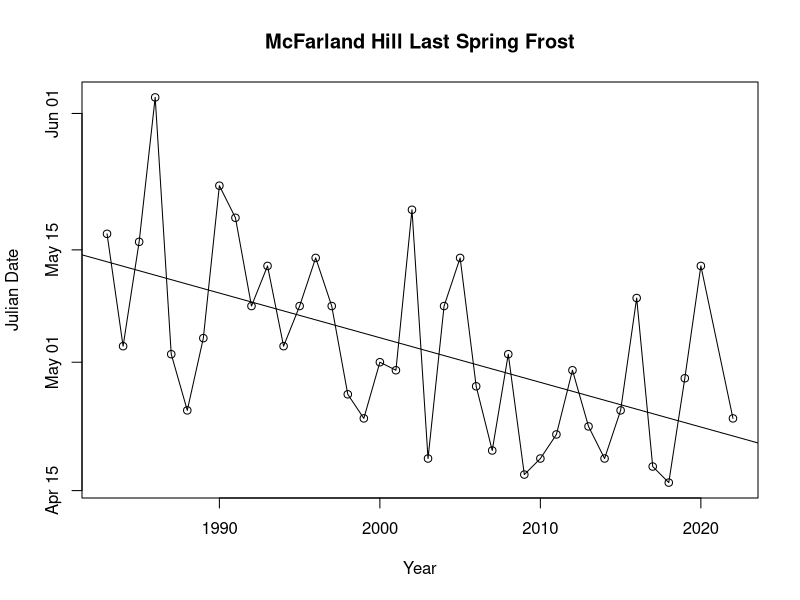
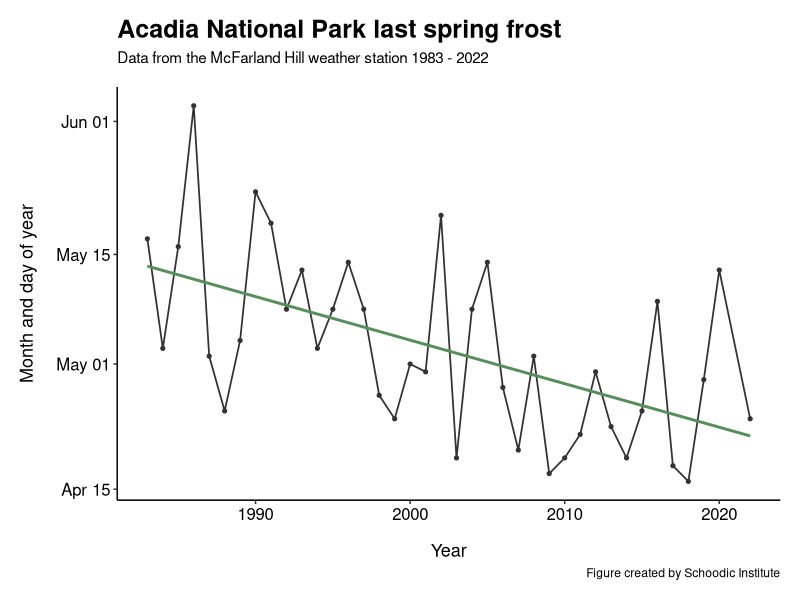
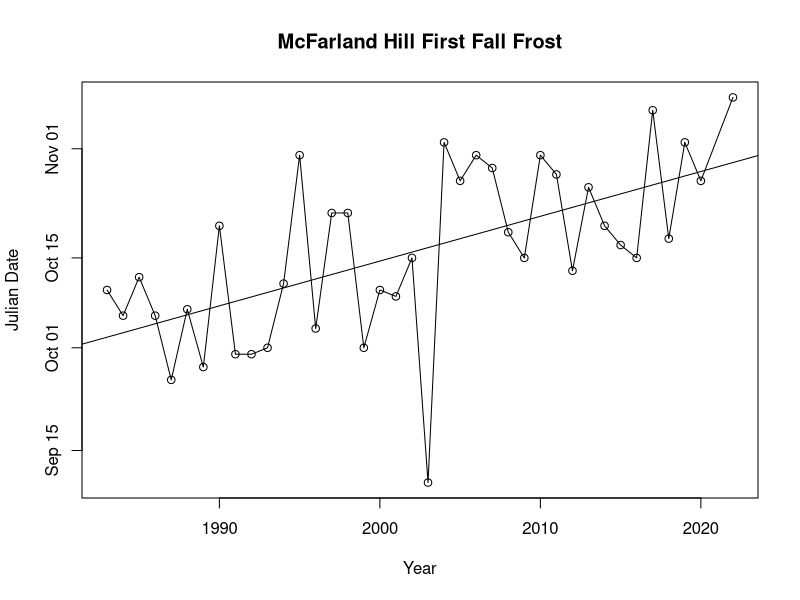
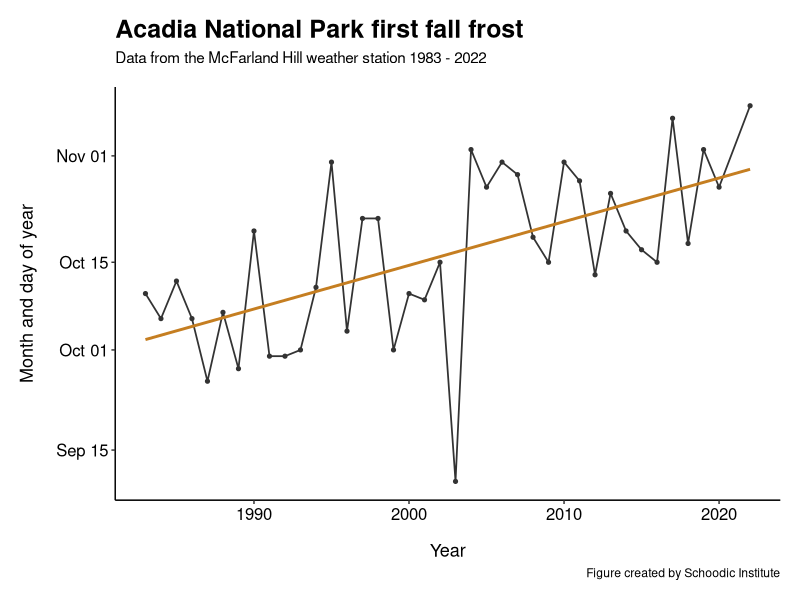
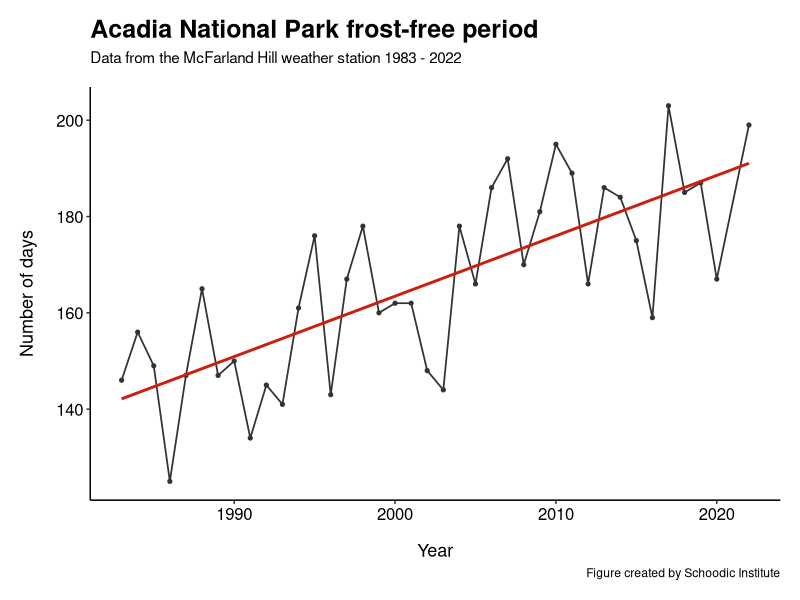
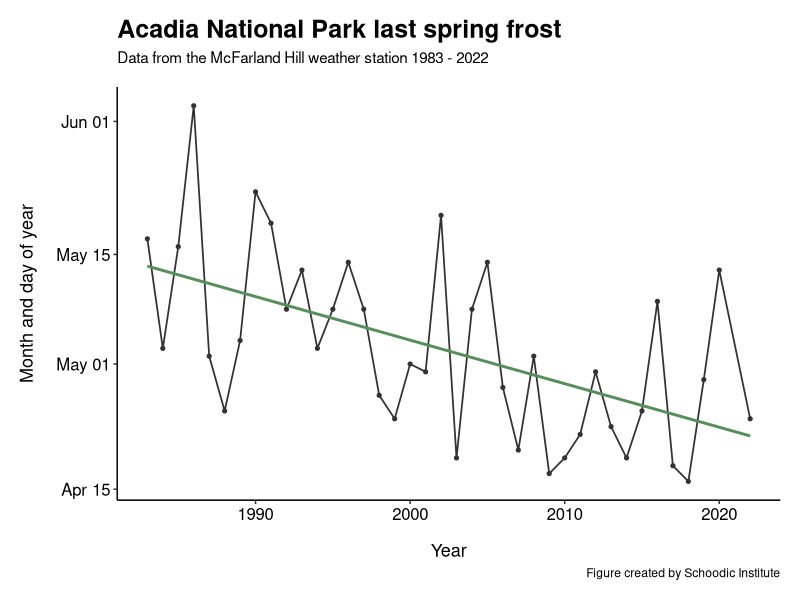
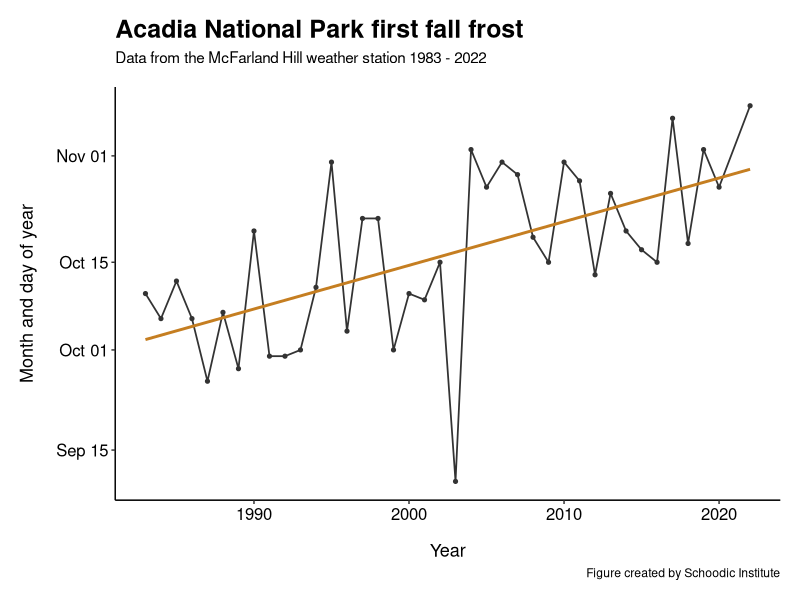
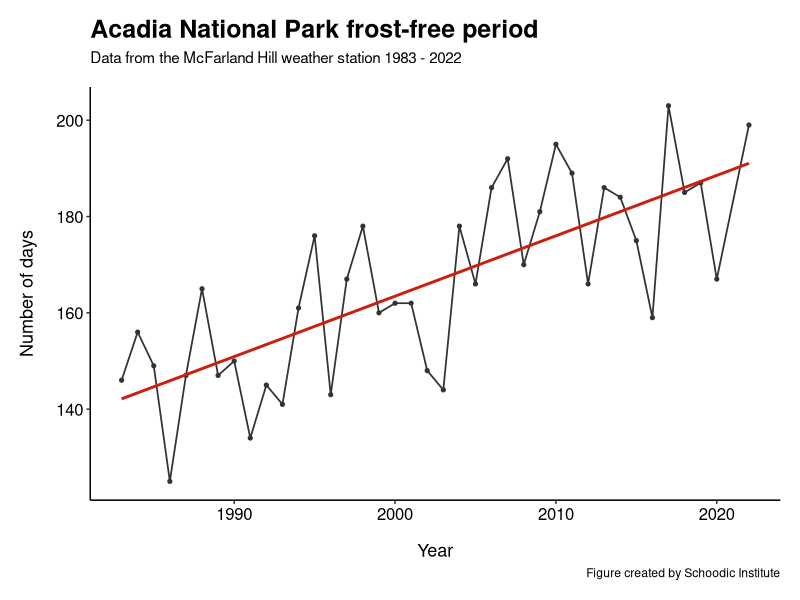

These charts were generated, in order, by the following R code:
### McFarland Hill weather station frost date figures
### Schoodic Institute at Acadia National Park, 2023

#------------------------------------------------#
####           Packages Required              ####
#------------------------------------------------#

library(tidyverse)



#------------------------------------------------#
####             Read and Clean               ####
#------------------------------------------------#

## Read and clean 1982 - 2014 data
t1 <- tibble(read.csv("data/ME170100_2551daily.csv")) %>% 
  select(Day, Month, Year, julian = JD, tavg = TmeanF, tmax = TmaxF, tmin = TminF) %>% 
  rename_with(., ~tolower(.))

## Read and clean 2014 - 2023 data
t2 <- read.csv("data/USR0000MMCF_daily_2014_2023.csv") %>% 
  mutate(day = day(DATE),
         month = month(DATE),
         year = year(DATE),
         datej = as.Date(DATE, format = "%Y-%m-%d"),
         julian = as.integer(format(datej, "%j"))) %>% 
  rename_with(., ~tolower(.)) %>% 
  select(day, month, year, julian, tavg, tmax, tmin)

fd <- bind_rows(t1, t2) %>% 
  filter(!is.na(tmin)) %>% 
  filter(year > 1982 & year < 2023) %>% 
  filter(year != 2021)



#------------------------------------------------#
####             Read and Clean               ####
#------------------------------------------------#

## Last spring frost
spring <- fd %>%
  group_by(year) %>% 
  filter(julian < 180 & tmin <= 32) %>% 
  slice(which.max(julian)) %>% 
  select(year, month, day, julian, tmin) %>% 
  mutate(last.frost = as.Date(paste(2000, month, day, sep = "-")))


## First fall frost
fall <- fd %>%
  group_by(year) %>% 
  filter(julian > 180 & tmin <= 32) %>% 
  slice(which.min(julian)) %>% 
  select(year, month, day, julian, tmin) %>% 
  mutate(first.frost = as.Date(paste(2000, month, day, sep = "-")))



#------------------------------------------------#
####             Create Figures               ####
#------------------------------------------------#

### Spring figure
## Base plotting
plot(spring$year, spring$last.frost,
     ylab="Julian Date", xlab="Year",
     main="McFarland Hill Last Spring Frost")
abline(120, 0, col="blue")
lines(spring$year, spring$last.frost)
text(2013.5, 118, "April", col="blue")
abline(151, 0, col="dark grey")
text(2013.8, 149, "May", col="dark grey")
text(2013.8, 122, "May", col="dark grey")
text(2013.5, 154, "June", col="orange")
text(1988, 109, "McFarland Hill Weather Station Data", cex=0.5)
text(1988, 107.5, "Created by N. Fisichelli", cex=0.5)

abline(lm(last.frost ~ year, data=spring))

## ggplot recreation
spring %>% 
  ggplot(aes(x = year, y = last.frost)) +
  geom_line(linewidth = 0.6, color = "gray20") +
  geom_point(size = 1.1, color = "gray20") + 
  geom_smooth(method = "lm", se = F, color = "#578e5b") +
  labs(title = "Acadia National Park last spring frost", 
       subtitle = "Data from the McFarland Hill weather station 1983 - 2022",
       caption = "Figure created by Schoodic Institute",
       x = "Year",
       y = "Month and day of year") +
  theme_classic() +
  theme(axis.title = element_text(color = "black", size = 13),
        axis.text = element_text(color = "black", size = 12),
        plot.title = element_text(size = 18, face = "bold"),
        axis.title.y = element_text(margin = margin(0,.5,0,0, unit = "cm")),
        axis.title.x = element_text(margin = margin(.5,0,0,0, unit = "cm")),
        plot.margin = margin(0.5,0.5,0.5,0.5, unit = "cm"),
        plot.subtitle = element_text(margin = margin(0,0,0.5,0, unit = "cm")))

ggsave("outputs/last_frosts_1983_2022.png", height = 6, width = 8.5, dpi = 350)

lm(last.frost ~ year, data=spring)



### Fall figure
## Base plotting
plot(fall$year, fall$first.frost,
     ylab="Julian Date", xlab="Year",
     main="McFarland Hill First Fall Frost")
abline(274, 0, col="blue")
lines(fall$year, fall$first.frost)
text(2013.5, 118, "April", col="blue")
abline(305, 0, col="dark grey")
text(2013.8, 149, "May", col="dark grey")
text(2013.8, 122, "May", col="dark grey")
text(2013.5, 154, "June", col="orange")
text(1988, 109, "McFarland Hill Weather Station Data", cex=0.5)
text(1988, 107.5, "Created by N. Fisichelli", cex=0.5)

abline(lm(first.frost ~ year, data=fall))

## ggplot recreation
fall %>% 
  ggplot(aes(x = year, y = first.frost)) +
  geom_line(linewidth = 0.6, color = "gray20") +
  geom_point(size = 1.1, color = "gray20") + 
  geom_smooth(method = "lm", se = F, color = "#C57E21") +
  labs(title = "Acadia National Park first fall frost", 
       subtitle = "Data from the McFarland Hill weather station 1983 - 2022",
       caption = "Figure created by Schoodic Institute",
       x = "Year",
       y = "Month and day of year") +
  theme_classic() +
  theme(axis.title = element_text(color = "black", size = 13),
        axis.text = element_text(color = "black", size = 12),
        plot.title = element_text(size = 18, face = "bold"),
        axis.title.y = element_text(margin = margin(0,.5,0,0, unit = "cm")),
        axis.title.x = element_text(margin = margin(.5,0,0,0, unit = "cm")),
        plot.margin = margin(0.5,0.5,0.5,0.5, unit = "cm"),
        plot.subtitle = element_text(margin = margin(0,0,0.5,0, unit = "cm")))


ggsave("outputs/first_frosts_1983_2022.png", height = 6, width = 8.5, dpi = 350)


lm(first.frost ~ year, data=fall)



## Plot both temperatures



#------------------------------------------------#
####            Frost-free period             ####
#------------------------------------------------#

## Manupilute and calculate
ff <- left_join(spring, fall, by = "year") %>% 
  select(year, lf.julian = julian.x, ff.julian = julian.y, last.frost, first.frost) %>% 
  mutate(ff.period = ff.julian - lf.julian)

## Create ggplot
ff %>% 
  ggplot(aes(x = year, y = ff.period)) +
  geom_line(linewidth = 0.6, color = "gray20") +
  geom_point(size = 1.1, color = "gray20") + 
  geom_smooth(method = "lm", se = F, color = "#CF1D10") +
  labs(title = "Acadia National Park frost-free period", 
       subtitle = "Data from the McFarland Hill weather station 1983 - 2022",
       caption = "Figure created by Schoodic Institute",
       x = "Year",
       y = "Number of days") +
  theme_classic() +
  theme(axis.title = element_text(color = "black", size = 13),
        axis.text = element_text(color = "black", size = 12),
        plot.title = element_text(size = 18, face = "bold"),
        axis.title.y = element_text(margin = margin(0,.5,0,0, unit = "cm")),
        axis.title.x = element_text(margin = margin(.5,0,0,0, unit = "cm")),
        plot.margin = margin(0.5,0.5,0.5,0.5, unit = "cm"),
        plot.subtitle = element_text(margin = margin(0,0,0.5,0, unit = "cm")))

## Save
ggsave("outputs/frost_free_period_1983_2022.png", height = 6, width = 8.5, dpi = 350)


## Run lm for stats
lm(ff.period ~ year, data=ff)
